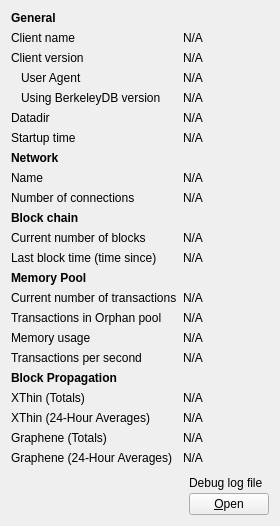
     <widget class="QWidget" name="tab_info">
      <attribute name="title">
       <string>&amp;Information</string>
      </attribute>
      <layout class="QGridLayout" name="gridLayout" columnstretch="0,3,0">
       <item row="1" column="0">
        <widget class="QLabel" name="label_5">
         <property name="text">
          <string>Client name</string>
         </property>
        </widget>
       </item>
       <item row="2" column="0">
        <widget class="QLabel" name="label_6">
         <property name="text">
          <string>Client version</string>
         </property>
        </widget>
       </item>
       <item row="3" column="0">
        <widget class="QLabel" name="labelClientUserAgent">
         <property name="text">
          <string>User Agent</string>
         </property>
         <property name="indent">
          <number>10</number>
         </property>
        </widget>
       </item>
       <item row="4" column="0">
        <widget class="QLabel" name="label_berkeleyDBVersion">
         <property name="text">
          <string>Using BerkeleyDB version</string>
         </property>
         <property name="indent">
          <number>10</number>
         </property>
        </widget>
       </item>
       <item row="5" column="0">
        <widget class="QLabel" name="label_12">
         <property name="text">
          <string>Datadir</string>
         </property>
        </widget>
       </item>
       <item row="6" column="0">
        <widget class="QLabel" name="label_13">
         <property name="text">
          <string>Startup time</string>
         </property>
        </widget>
       </item>
       <item row="8" column="0">
        <widget class="QLabel" name="label_8">
         <property name="text">
          <string>Name</string>
         </property>
        </widget>
       </item>
       <item row="9" column="0">
        <widget class="QLabel" name="label_7">
         <property name="text">
          <string>Number of connections</string>
         </property>
        </widget>
       </item>
       <item row="11" column="0">
        <widget class="QLabel" name="label_3">
         <property name="text">
          <string>Current number of blocks</string>
         </property>
        </widget>
       </item>
       <item row="12" column="0">
        <widget class="QLabel" name="labelLastBlockTime">
         <property name="text">
          <string>Last block time (time since)</string>
         </property>
        </widget>
       </item>
       <item row="14" column="0">
        <widget class="QLabel" name="labelNumberOfTransactions">
         <property name="text">
          <string>Current number of transactions</string>
         </property>
        </widget>
       </item>
       <item row="15" column="0">
        <widget class="QLabel" name="labelNumberOfOrphanTransactions">
         <property name="text">
          <string>Transactions in Orphan pool</string>
         </property>
        </widget>
       </item>
       <item row="16" column="0">
        <widget class="QLabel" name="labelMemoryUsage">
         <property name="text">
          <string>Memory usage</string>
         </property>
        </widget>
       </item>
       <item row="17" column="0">
        <widget class="QLabel" name="labelTransactionsPerSecond">
         <property name="text">
          <string>Transactions per second</string>
         </property>
        </widget>
       </item>
       <item row="19" column="0">
        <widget class="QLabel" name="labelXThinTotals">
         <property name="text">
          <string>XThin (Totals)</string>
         </property>
        </widget>
       </item>
       <item row="20" column="0">
        <widget class="QLabel" name="labelXThin24hAverages">
         <property name="text">
          <string>XThin (24-Hour Averages)</string>
         </property>
        </widget>
       </item>
       <item row="21" column="0">
        <widget class="QLabel" name="labelGrapheneTotals">
         <property name="text">
          <string>Graphene (Totals)</string>
         </property>
        </widget>
       </item>
       <item row="22" column="0">
        <widget class="QLabel" name="labelGraphene24hAverages">
         <property name="text">
          <string>Graphene (24-Hour Averages)</string>
         </property>
        </widget>
       </item>
       <item row="23" column="2">
        <layout class="QVBoxLayout" name="verticalLayoutDebugButton">
         <property name="spacing">
          <number>3</number>
         </property>
         <item>
          <spacer name="verticalSpacer_2">
           <property name="orientation">
            <enum>Qt::Vertical</enum>
           </property>
           <property name="sizeHint" stdset="0">
            <size>
             <width>10</width>
             <height>5</height>
            </size>
           </property>
          </spacer>
         </item>
         <item>
          <widget class="QLabel" name="labelDebugLogfile">
           <property name="text">
            <string>Debug log file</string>
           </property>
          </widget>
         </item>
         <item>
          <widget class="QPushButton" name="openDebugLogfileButton">
           <property name="toolTip">
            <string>Open the %1 debug log file from the current data directory. This can take a few seconds for large log files.</string>
           </property>
           <property name="text">
            <string>&amp;Open</string>
           </property>
           <property name="autoDefault">
            <bool>false</bool>
           </property>
          </widget>
         </item>
        </layout>
       </item>
       <item row="23" column="0" colspan="2">
        <spacer name="verticalSpacer">
         <property name="orientation">
          <enum>Qt::Vertical</enum>
         </property>
         <property name="sizeHint" stdset="0">
          <size>
           <width>20</width>
           <height>40</height>
          </size>
         </property>
        </spacer>
       </item>
       <item row="22" column="1" colspan="2">
        <widget class="QLabel" name="blocksGraphene24hAverages">
         <property name="cursor">
          <cursorShape>IBeamCursor</cursorShape>
         </property>
         <property name="text">
          <string>N/A</string>
         </property>
         <property name="textFormat">
          <enum>Qt::PlainText</enum>
         </property>
         <property name="textInteractionFlags">
          <set>Qt::LinksAccessibleByMouse|Qt::TextSelectableByKeyboard|Qt::TextSelectableByMouse</set>
         </property>
        </widget>
       </item>
       <item row="21" column="1" colspan="2">
        <widget class="QLabel" name="blocksGrapheneTotals">
         <property name="cursor">
          <cursorShape>IBeamCursor</cursorShape>
         </property>
         <property name="text">
          <string>N/A</string>
         </property>
         <property name="textFormat">
          <enum>Qt::PlainText</enum>
         </property>
         <property name="textInteractionFlags">
          <set>Qt::LinksAccessibleByMouse|Qt::TextSelectableByKeyboard|Qt::TextSelectableByMouse</set>
         </property>
        </widget>
       </item>
       <item row="20" column="1" colspan="2">
        <widget class="QLabel" name="blocksXThin24hAverages">
         <property name="cursor">
          <cursorShape>IBeamCursor</cursorShape>
         </property>
         <property name="text">
          <string>N/A</string>
         </property>
         <property name="textFormat">
          <enum>Qt::PlainText</enum>
         </property>
         <property name="textInteractionFlags">
          <set>Qt::LinksAccessibleByMouse|Qt::TextSelectableByKeyboard|Qt::TextSelectableByMouse</set>
         </property>
        </widget>
       </item>
       <item row="19" column="1" colspan="2">
        <widget class="QLabel" name="blocksXThinTotals">
         <property name="cursor">
          <cursorShape>IBeamCursor</cursorShape>
         </property>
         <property name="text">
          <string>N/A</string>
         </property>
         <property name="textFormat">
          <enum>Qt::PlainText</enum>
         </property>
         <property name="textInteractionFlags">
          <set>Qt::LinksAccessibleByMouse|Qt::TextSelectableByKeyboard|Qt::TextSelectableByMouse</set>
         </property>
        </widget>
       </item>
       <item row="18" column="0" colspan="3">
        <widget class="QLabel" name="labelStatsTitle">
         <property name="font">
          <font>
           <weight>75</weight>
           <bold>true</bold>
          </font>
         </property>
         <property name="text">
          <string>Block Propagation</string>
         </property>
        </widget>
       </item>
       <item row="17" column="1" colspan="2">
        <widget class="QLabel" name="transactionsPerSecond">
         <property name="cursor">
          <cursorShape>IBeamCursor</cursorShape>
         </property>
         <property name="text">
          <string>N/A</string>
         </property>
         <property name="textFormat">
          <enum>Qt::PlainText</enum>
         </property>
         <property name="textInteractionFlags">
          <set>Qt::LinksAccessibleByMouse|Qt::TextSelectableByKeyboard|Qt::TextSelectableByMouse</set>
         </property>
        </widget>
       </item>
       <item row="16" column="1" colspan="2">
        <widget class="QLabel" name="mempoolSize">
         <property name="cursor">
          <cursorShape>IBeamCursor</cursorShape>
         </property>
         <property name="text">
          <string>N/A</string>
         </property>
         <property name="textFormat">
          <enum>Qt::PlainText</enum>
         </property>
         <property name="textInteractionFlags">
          <set>Qt::LinksAccessibleByMouse|Qt::TextSelectableByKeyboard|Qt::TextSelectableByMouse</set>
         </property>
        </widget>
       </item>
       <item row="15" column="1" colspan="2">
        <widget class="QLabel" name="orphanPoolNumberTxs">
         <property name="cursor">
          <cursorShape>IBeamCursor</cursorShape>
         </property>
         <property name="text">
          <string>N/A</string>
         </property>
         <property name="textFormat">
          <enum>Qt::PlainText</enum>
         </property>
         <property name="textInteractionFlags">
          <set>Qt::LinksAccessibleByMouse|Qt::TextSelectableByKeyboard|Qt::TextSelectableByMouse</set>
         </property>
        </widget>
       </item>
       <item row="14" column="1" colspan="2">
        <widget class="QLabel" name="mempoolNumberTxs">
         <property name="cursor">
          <cursorShape>IBeamCursor</cursorShape>
         </property>
         <property name="text">
          <string>N/A</string>
         </property>
         <property name="textFormat">
          <enum>Qt::PlainText</enum>
         </property>
         <property name="textInteractionFlags">
          <set>Qt::LinksAccessibleByMouse|Qt::TextSelectableByKeyboard|Qt::TextSelectableByMouse</set>
         </property>
        </widget>
       </item>
       <item row="13" column="0" colspan="3">
        <widget class="QLabel" name="labelMempoolTitle">
         <property name="font">
          <font>
           <weight>75</weight>
           <bold>true</bold>
          </font>
         </property>
         <property name="text">
          <string>Memory Pool</string>
         </property>
        </widget>
       </item>
       <item row="12" column="1" colspan="2">
        <widget class="QLabel" name="lastBlockTime">
         <property name="cursor">
          <cursorShape>IBeamCursor</cursorShape>
         </property>
         <property name="text">
          <string>N/A</string>
         </property>
         <property name="textFormat">
          <enum>Qt::PlainText</enum>
         </property>
         <property name="textInteractionFlags">
          <set>Qt::LinksAccessibleByMouse|Qt::TextSelectableByKeyboard|Qt::TextSelectableByMouse</set>
         </property>
        </widget>
       </item>
       <item row="11" column="1" colspan="2">
        <widget class="QLabel" name="numberOfBlocks">
         <property name="cursor">
          <cursorShape>IBeamCursor</cursorShape>
         </property>
         <property name="text">
          <string>N/A</string>
         </property>
         <property name="textFormat">
          <enum>Qt::PlainText</enum>
         </property>
         <property name="textInteractionFlags">
          <set>Qt::LinksAccessibleByMouse|Qt::TextSelectableByKeyboard|Qt::TextSelectableByMouse</set>
         </property>
        </widget>
       </item>
       <item row="10" column="0" colspan="3">
        <widget class="QLabel" name="label_10">
         <property name="font">
          <font>
           <weight>75</weight>
           <bold>true</bold>
          </font>
         </property>
         <property name="text">
          <string>Block chain</string>
         </property>
        </widget>
       </item>
       <item row="9" column="1" colspan="2">
        <widget class="QLabel" name="numberOfConnections">
         <property name="cursor">
          <cursorShape>IBeamCursor</cursorShape>
         </property>
         <property name="text">
          <string>N/A</string>
         </property>
         <property name="textFormat">
          <enum>Qt::PlainText</enum>
         </property>
         <property name="textInteractionFlags">
          <set>Qt::LinksAccessibleByMouse|Qt::TextSelectableByKeyboard|Qt::TextSelectableByMouse</set>
         </property>
        </widget>
       </item>
       <item row="8" column="1" colspan="2">
        <widget class="QLabel" name="networkName">
         <property name="cursor">
          <cursorShape>IBeamCursor</cursorShape>
         </property>
         <property name="text">
          <string>N/A</string>
         </property>
         <property name="textFormat">
          <enum>Qt::PlainText</enum>
         </property>
         <property name="textInteractionFlags">
          <set>Qt::LinksAccessibleByMouse|Qt::TextSelectableByKeyboard|Qt::TextSelectableByMouse</set>
         </property>
        </widget>
       </item>
       <item row="7" column="0" colspan="3">
        <widget class="QLabel" name="labelNetwork">
         <property name="font">
          <font>
           <weight>75</weight>
           <bold>true</bold>
          </font>
         </property>
         <property name="text">
          <string>Network</string>
         </property>
        </widget>
       </item>
       <item row="6" column="1" colspan="2">
        <widget class="QLabel" name="startupTime">
         <property name="cursor">
          <cursorShape>IBeamCursor</cursorShape>
         </property>
         <property name="text">
          <string>N/A</string>
         </property>
         <property name="textFormat">
          <enum>Qt::PlainText</enum>
         </property>
         <property name="textInteractionFlags">
          <set>Qt::LinksAccessibleByMouse|Qt::TextSelectableByKeyboard|Qt::TextSelectableByMouse</set>
         </property>
        </widget>
       </item>
       <item row="5" column="1" colspan="2">
        <widget class="QLabel" name="dataDir">
         <property name="cursor">
          <cursorShape>IBeamCursor</cursorShape>
         </property>
         <property name="text">
          <string>N/A</string>
         </property>
         <property name="textFormat">
          <enum>Qt::PlainText</enum>
         </property>
         <property name="wordWrap">
          <bool>true</bool>
         </property>
         <property name="textInteractionFlags">
          <set>Qt::LinksAccessibleByMouse|Qt::TextSelectableByKeyboard|Qt::TextSelectableByMouse</set>
         </property>
        </widget>
       </item>
       <item row="4" column="1" colspan="2">
        <widget class="QLabel" name="berkeleyDBVersion">
         <property name="cursor">
          <cursorShape>IBeamCursor</cursorShape>
         </property>
         <property name="text">
          <string>N/A</string>
         </property>
         <property name="textFormat">
          <enum>Qt::PlainText</enum>
         </property>
         <property name="textInteractionFlags">
          <set>Qt::LinksAccessibleByMouse|Qt::TextSelectableByKeyboard|Qt::TextSelectableByMouse</set>
         </property>
        </widget>
       </item>
       <item row="3" column="1" colspan="2">
        <widget class="QLabel" name="clientUserAgent">
         <property name="cursor">
          <cursorShape>IBeamCursor</cursorShape>
         </property>
         <property name="text">
          <string>N/A</string>
         </property>
         <property name="textFormat">
          <enum>Qt::PlainText</enum>
         </property>
         <property name="textInteractionFlags">
          <set>Qt::LinksAccessibleByMouse|Qt::TextSelectableByKeyboard|Qt::TextSelectableByMouse</set>
         </property>
        </widget>
       </item>
       <item row="2" column="1" colspan="2">
        <widget class="QLabel" name="clientVersion">
         <property name="cursor">
          <cursorShape>IBeamCursor</cursorShape>
         </property>
         <property name="text">
          <string>N/A</string>
         </property>
         <property name="textFormat">
          <enum>Qt::PlainText</enum>
         </property>
         <property name="textInteractionFlags">
          <set>Qt::LinksAccessibleByMouse|Qt::TextSelectableByKeyboard|Qt::TextSelectableByMouse</set>
         </property>
        </widget>
       </item>
       <item row="1" column="1" colspan="2">
        <widget class="QLabel" name="clientName">
         <property name="cursor">
          <cursorShape>IBeamCursor</cursorShape>
         </property>
         <property name="text">
          <string>N/A</string>
         </property>
         <property name="textFormat">
          <enum>Qt::PlainText</enum>
         </property>
         <property name="textInteractionFlags">
          <set>Qt::LinksAccessibleByMouse|Qt::TextSelectableByKeyboard|Qt::TextSelectableByMouse</set>
         </property>
        </widget>
       </item>
       <item row="0" column="0" colspan="3">
        <widget class="QLabel" name="label_9">
         <property name="font">
          <font>
           <weight>75</weight>
           <bold>true</bold>
          </font>
         </property>
         <property name="text">
          <string>General</string>
         </property>
        </widget>
       </item>
      </layout>
     </widget>
